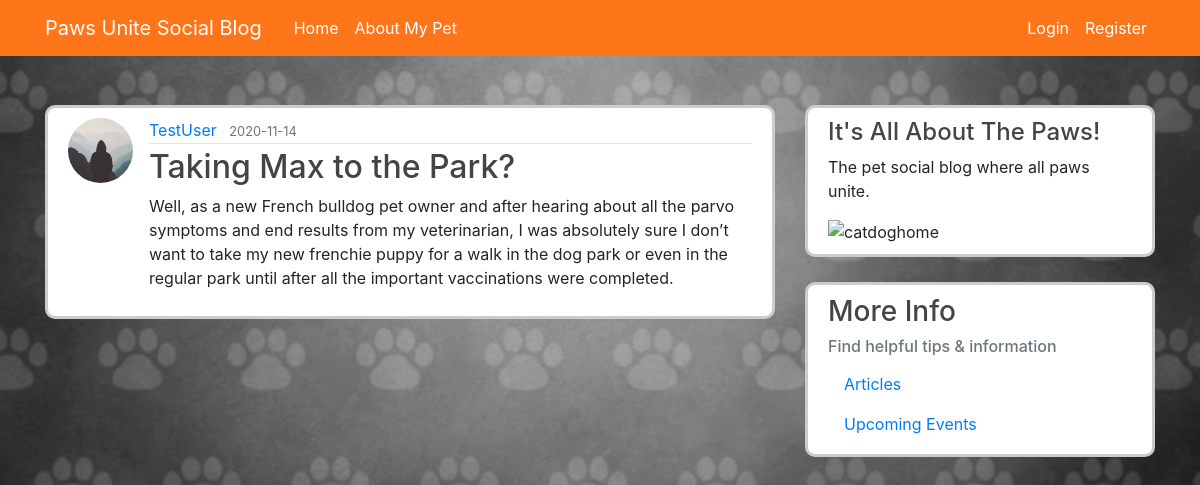
/post/10, run on the app's committed database.
### socialblog/model.py (models this page shows, shortened)
class User(db.Model, UserMixin):
    id = db.Column(db.Integer, primary_key=True)
    username = db.Column(db.String(20), unique=True, nullable=False)
    email = db.Column(db.String(120), unique=True, nullable=False)
    image_file = db.Column(db.String(20), nullable=False,
                           default='default.jpg')
    password = db.Column(db.String(60), nullable=False)
    posts = db.relationship('Post', backref='author', lazy=True)

class Post(db.Model):
    id = db.Column(db.Integer, primary_key=True)
    title = db.Column(db.String(100), nullable=False)
    date_posted = db.Column(db.DateTime, nullable=False,
                            default=datetime.utcnow)
    content = db.Column(db.Text, nullable=False)
    image = db.Column(db.String, default=None, nullable=True)
    user_id = db.Column(db.Integer, db.ForeignKey('user.id'), nullable=False)

### socialblog/routes.py (the view)
@app.route("/post/<int:post_id>")
def post(post_id):
    post = Post.query.get_or_404(post_id)
    return render_template('post.html', title=post.title, post=post)

### socialblog/templates/post.html (shortened to what this page needs)
{% extends "layout.html" %}
{% block content %}
<article class="media content-section">
    <img class="rounded-circle article-img"
        src="{{ url_for('static', filename='profile_pics/' + post.author.image_file) }}">
    <div class="media-body">
        <div class="article-metadata">
            <a class="mr-2" href="#">{{ post.author.username }}</a>
            <small class="text-muted">{{ post.date_posted.strftime('%Y-%m-%d') }}</small>
        </div>
        <h2 class="article-title">{{ post.title }}</h2>
        <p class="article-content">{{ post.content }}</p>
    </div>
</article>
{% endblock content %}

### socialblog/static/main.css (style rules this page uses)
body { background-color: #ffffff; background-image: url(/static/bwpaws.jpg); background-size: cover; background-position: center; margin-top: 5rem; background-repeat: no-repeat; }
h1, h2, h3, h4, h5, h6 { color: #444444; }
.content-section { background: #ffffff; padding: 10px 20px; border: 3px solid #cccccc; border-radius: 10px; margin-top: 25px; margin-bottom: 25px; }
.article-title { color: #444444; }
.article-content { white-space: pre-line; }
.article-img { height: 65px; width: 65px; margin-right: 16px; }
.article-metadata { padding-bottom: 1px; margin-bottom: 4px; border-bottom: 1px solid #e3e3e3 }

### data on the page
User: image_file (placeholder picture), author.username "TestUser"
Post: date_posted "2020-11-14", title "Taking Max to the Park?", content "Well, as a new French bulldog pet owner and after hearing about all the parvo symptoms and end results from my veterinarian, I was absolutely sure I don’t want to take my new frenchie puppy for a walk in the dog park or even in the regular park until after all the important vaccinations were completed."
